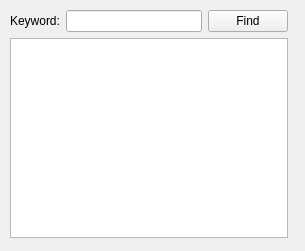
<?xml version="1.0" encoding="UTF-8"?>
<ui version="4.0">
 <class>TextFinder</class>
 <widget class="QWidget" name="TextFinder">
  <property name="geometry">
   <rect>
    <x>0</x>
    <y>0</y>
    <width>305</width>
    <height>251</height>
   </rect>
  </property>
  <property name="windowTitle">
   <string>TextFinder</string>
  </property>
  <widget class="QWidget" name="">
   <property name="geometry">
    <rect>
     <x>10</x>
     <y>10</y>
     <width>278</width>
     <height>228</height>
    </rect>
   </property>
   <layout class="QVBoxLayout" name="verticalLayout">
    <item>
     <layout class="QHBoxLayout" name="horizontalLayout">
      <item>
       <widget class="QLabel" name="label">
        <property name="text">
         <string>Keyword:</string>
        </property>
       </widget>
      </item>
      <item>
       <widget class="QLineEdit" name="lineEdit"/>
      </item>
      <item>
       <widget class="QPushButton" name="findButton">
        <property name="text">
         <string>Find</string>
        </property>
       </widget>
      </item>
     </layout>
    </item>
    <item>
     <widget class="QTextEdit" name="textEdit"/>
    </item>
   </layout>
  </widget>
 </widget>
 <resources/>
 <connections/>
</ui>
